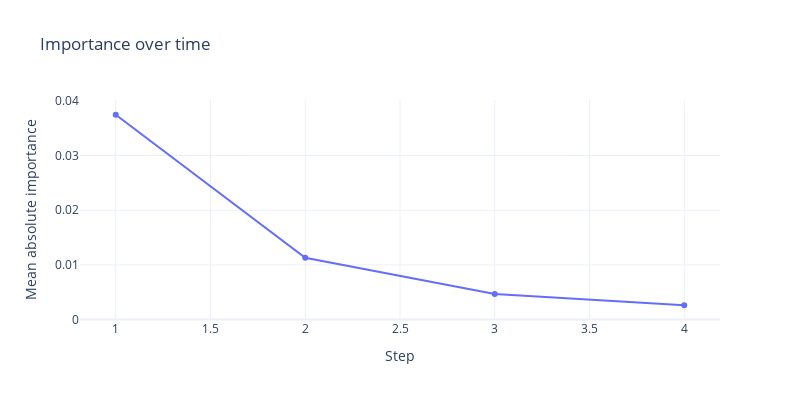

The code cell stored with this chart in its notebook:
### Code cell
import numpy as np
import plotly.graph_objects as go

y = mean_time.detach().cpu().numpy().ravel()
x = np.arange(1, len(y) + 1)

fig = go.Figure(go.Scatter(x=x, y=y, mode="lines+markers", marker=dict(size=6)))
fig.update_layout(
    title="Importance over time",
    xaxis_title="Step",
    yaxis_title="Mean absolute importance",
    template="plotly_white",
    width=800,
    height=400,
)
fig.show()

### Figure 1 — Plotly figure (JSON) as saved in the notebook; plotly's stock layout.template omitted (floating-point values rounded to 4 significant figures)
{"data": [{"marker": {"size": 6}, "mode": "lines+markers", "type": "scatter", "x": [1, 2, 3, 4], "y": [0.03747, 0.0113, 0.004663, 0.00262]}], "layout": {"height": 400, "title": {"text": "Importance over time"}, "width": 800, "xaxis": {"title": {"text": "Step"}}, "yaxis": {"title": {"text": "Mean absolute importance"}}}}
